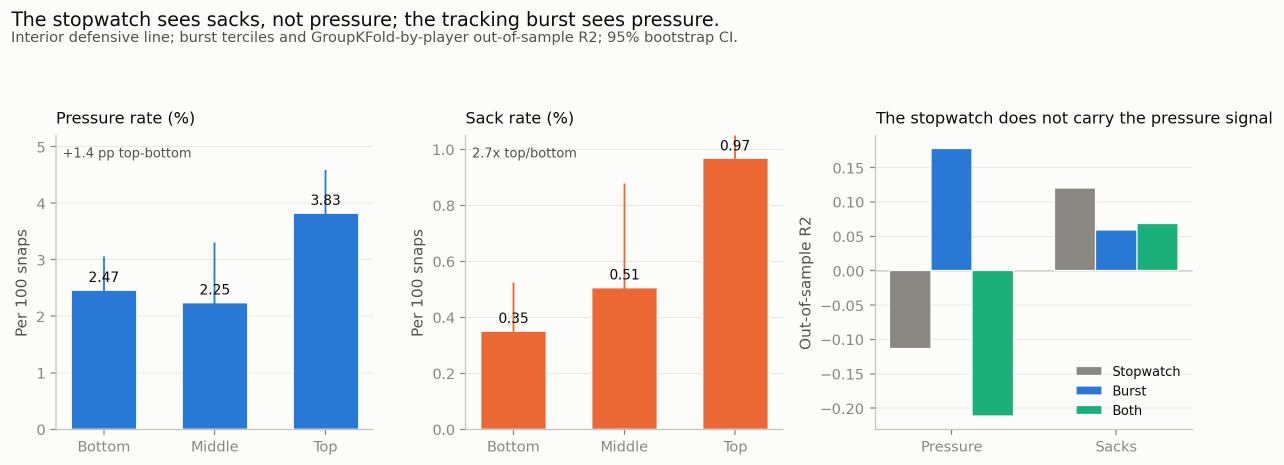
#> input picture writeup/figures/pressure_signal.png, 2567 x 930 px (shown at 1/2 size)
$ python 38_writeup_composites.py
#> lines starting #> are read from the running program, lines starting #| are printed output that depends on the picture
"""Compose the three two-panel figures used by the Kaggle writeup.

The source figures already exist; this script only stacks them vertically and
adds panel labels. It does not regenerate any data.
"""

from __future__ import annotations

from pathlib import Path

from PIL import Image, ImageDraw, ImageFont

ROOT = Path(__file__).resolve().parents[1]
FIG = ROOT / "writeup" / "figures"

WIDTH = 1800
MARGIN = 60
HEADER = 72
GUTTER = 28
DIVIDER = "#c3c2b7"

PAIRS = {
    "measurement_panel": ("pressure_signal.png", "combine_linkage.png"),
    "pricing_allocation_panel": ("net_rent.png", "next_role_forest.png"),
    "gap_agent_panel": ("allocation_gap.png", "agentic_allocation.png"),
}


def _load(name: str) -> Image.Image:
#> called with name = 'pressure_signal.png'
    image = Image.open(FIG / name).convert("RGB")
    height = round(image.height * WIDTH / image.width)
#> height = 652
    return image.resize((WIDTH, height), Image.LANCZOS)
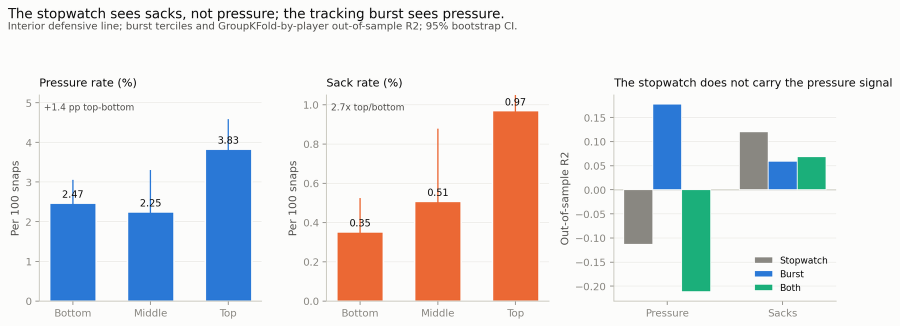
#> returned value: PIL image 1800x652 RGB (shown at 1/2 size); mean R, G, B 229.5, 229.1, 230.4
#> call 2 of _load, with name = 'combine_linkage.png'
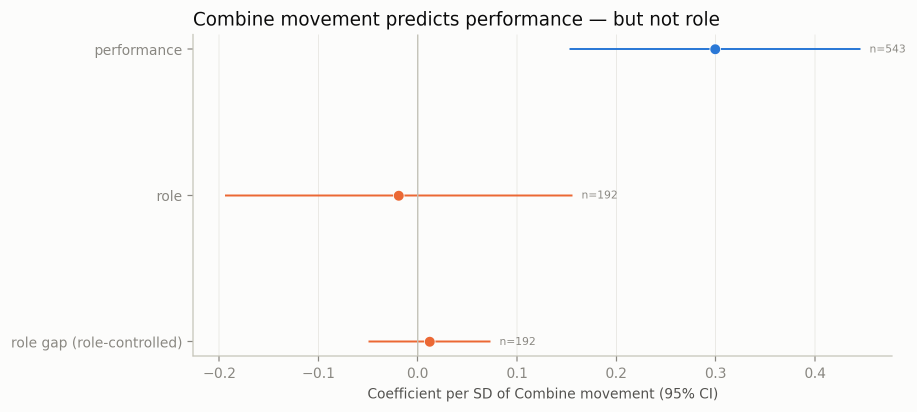
#> input picture writeup/figures/combine_linkage.png, 1833 x 824 px (shown at 1/2 size)


def _font(size: int = 44) -> ImageFont.FreeTypeFont | ImageFont.ImageFont:
#> called with size = 44
    candidates = [
        "/usr/share/fonts/truetype/dejavu/DejaVuSans-Bold.ttf",
        "/usr/share/fonts/truetype/liberation/LiberationSans-Bold.ttf",
    ]
    for candidate in candidates:
        if Path(candidate).exists():
            return ImageFont.truetype(candidate, size)
    return ImageFont.load_default()


def compose(name: str, a: str, b: str) -> None:
    top = _load(a)
    bottom = _load(b)
    label = _font()
    canvas_w = WIDTH + 2 * MARGIN
    canvas_h = MARGIN + HEADER + top.height + GUTTER + HEADER + bottom.height + MARGIN
#> canvas_h = 1753
    canvas = Image.new("RGB", (canvas_w, canvas_h), "white")
#> canvas: PIL image 1920x1753 RGB; every value is 255
    draw = ImageDraw.Draw(canvas)

    y = MARGIN
    draw.text((MARGIN, y + 8), "A", fill="#0b0b0b", font=label)
    y += HEADER
    canvas.paste(top, (MARGIN, y))
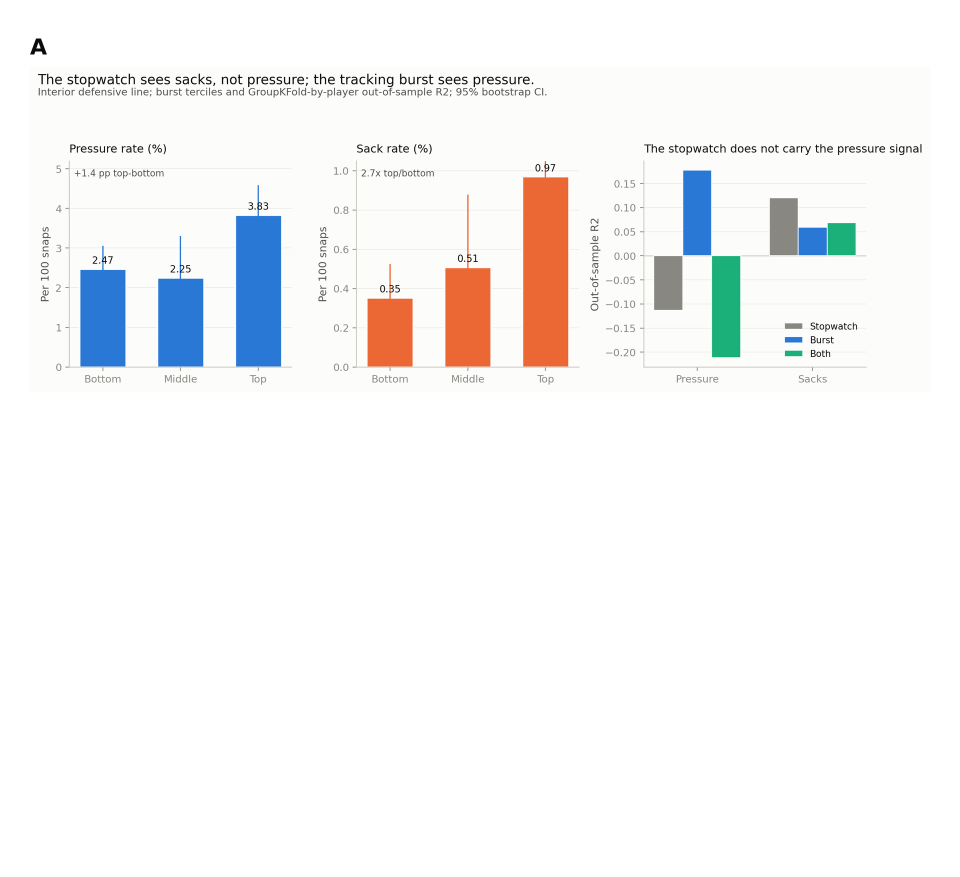
#> canvas: PIL image 1920x1753 RGB (shown at 1/2 size); mean R, G, B 246.1, 245.9, 246.4
    y += top.height + GUTTER // 2
#> y = 798
    draw.line([(MARGIN, y), (MARGIN + WIDTH, y)], fill=DIVIDER, width=2)
    y += GUTTER // 2
#> y = 812
    draw.text((MARGIN, y + 8), "B", fill="#0b0b0b", font=label)
    y += HEADER
#> y = 884
    canvas.paste(bottom, (MARGIN, y))
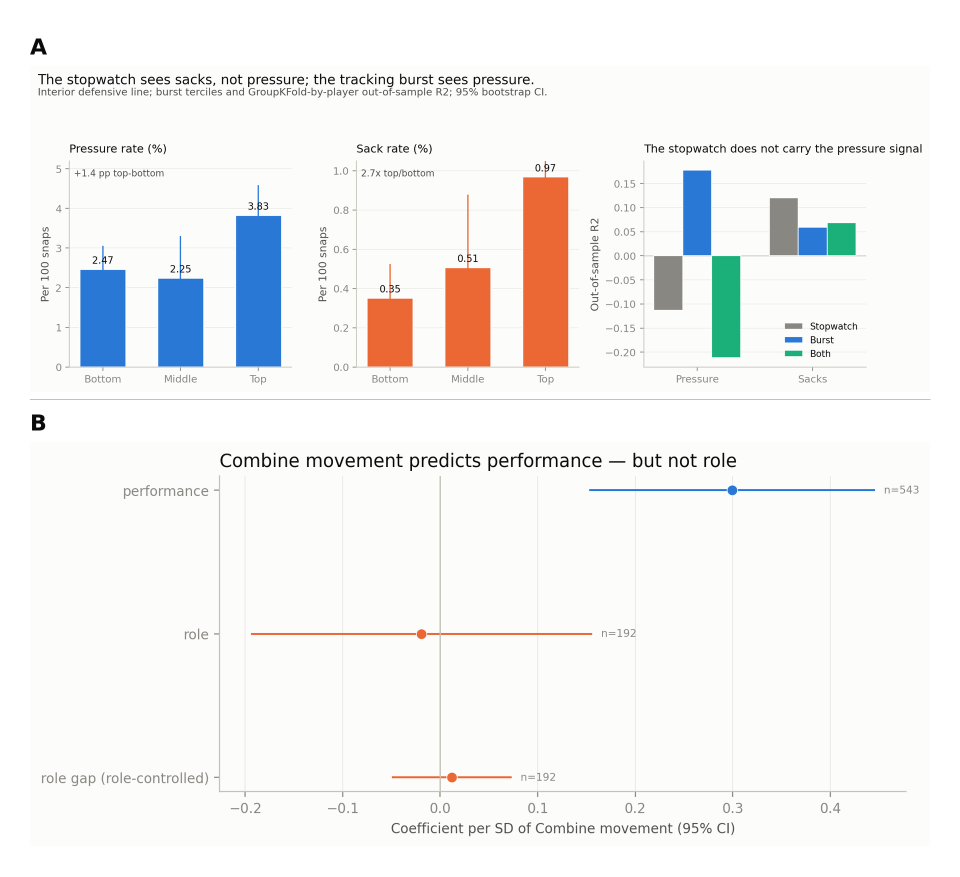
#> canvas: PIL image 1920x1753 RGB (shown at 1/2 size); mean R, G, B 243.4, 243.1, 243.2

    out = FIG / f"{name}.png"
    canvas.save(out, dpi=(220, 220))
    print(f"wrote {out.relative_to(ROOT)} ({canvas.width}x{canvas.height})")
#| wrote writeup/figures/measurement_panel.png (1920x1753)


def main() -> None:
    for name, (a, b) in PAIRS.items():
        compose(name, a, b)
#> pass 2 of the loop in main, `for name, (a, b) in PAIRS.items():`:
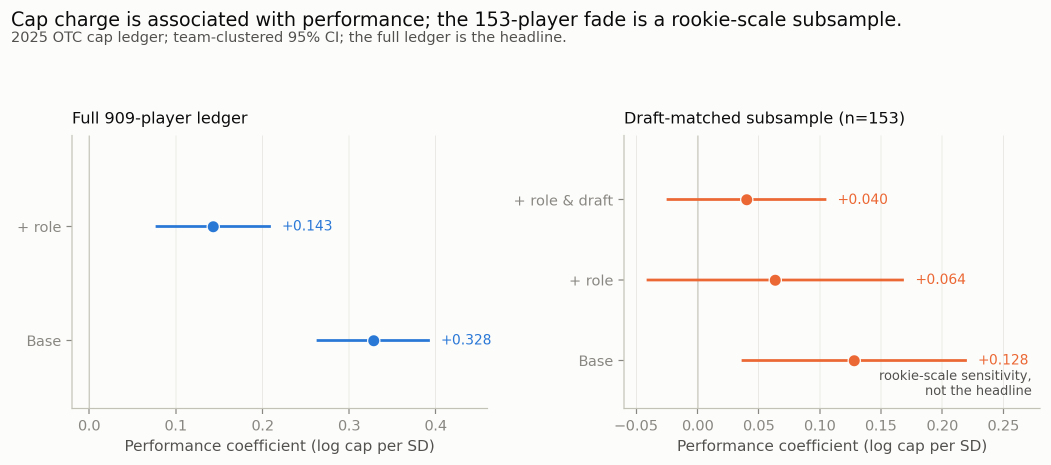
#> input picture writeup/figures/net_rent.png, 2101 x 930 px (shown at 1/2 size)
#> image: PIL image 2101x930 RGB
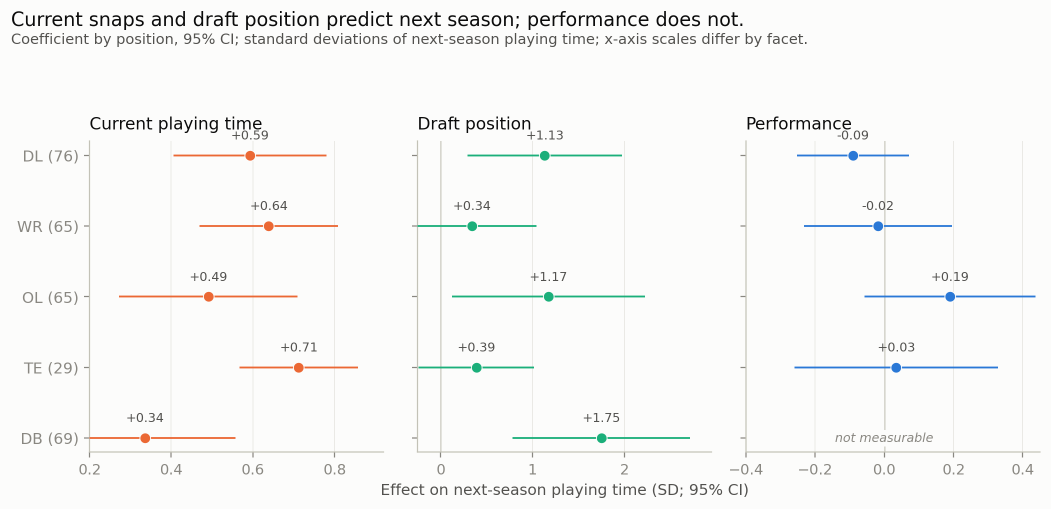
#> input picture writeup/figures/next_role_forest.png, 2101 x 1017 px (shown at 1/2 size)
#> image: PIL image 2101x1017 RGB
#> in compose (call 2), `canvas.paste(bottom, (MARGIN, y))`:
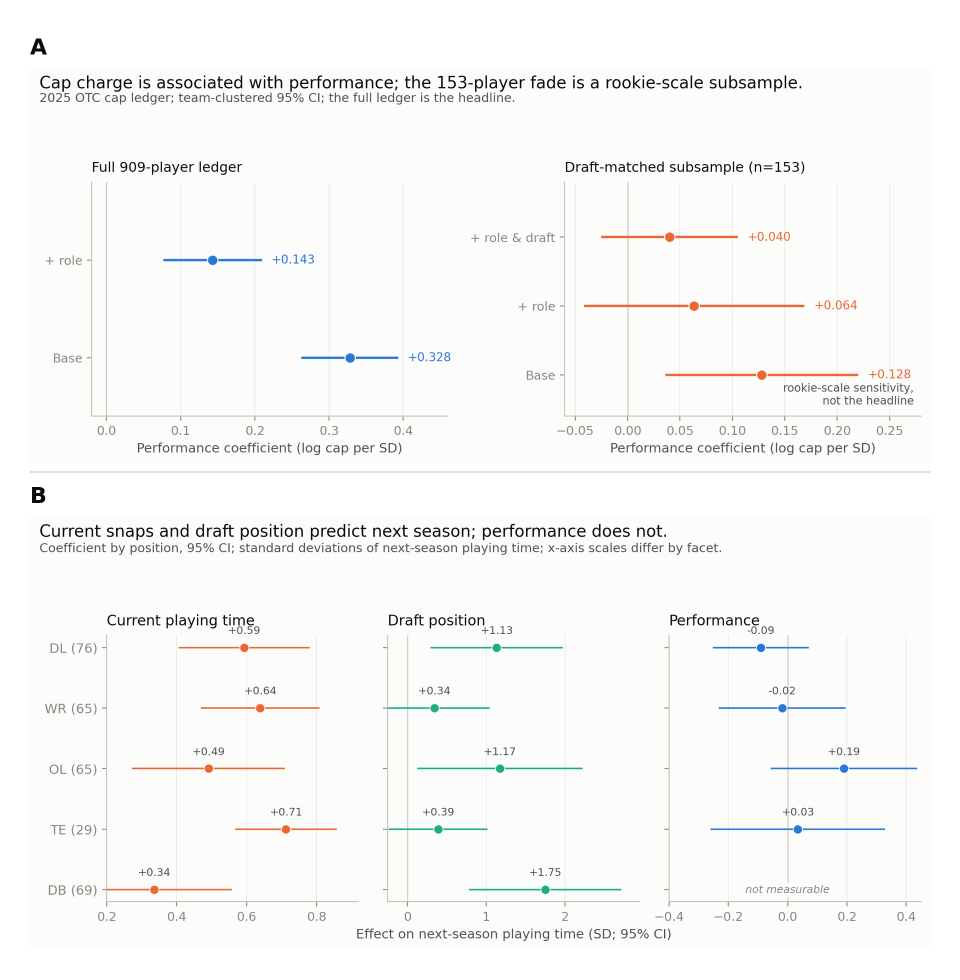
#> canvas: PIL image 1920x1960 RGB (shown at 1/2 size); mean R, G, B 248.2, 248.1, 247.2
#| wrote writeup/figures/pricing_allocation_panel.png (1920x1960)
#> pass 3 of the loop in main, `for name, (a, b) in PAIRS.items():`:
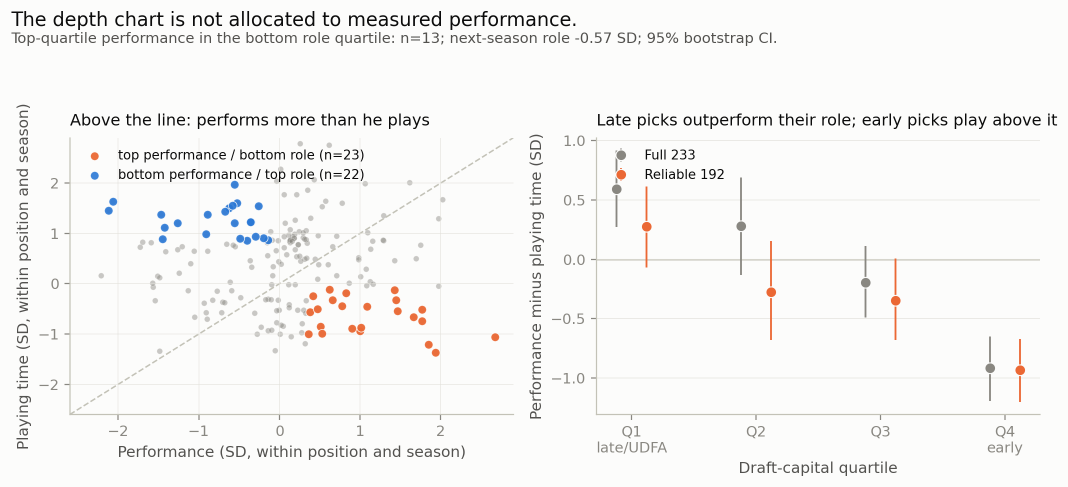
#> input picture writeup/figures/allocation_gap.png, 2136 x 974 px (shown at 1/2 size)
#> image: PIL image 2136x974 RGB
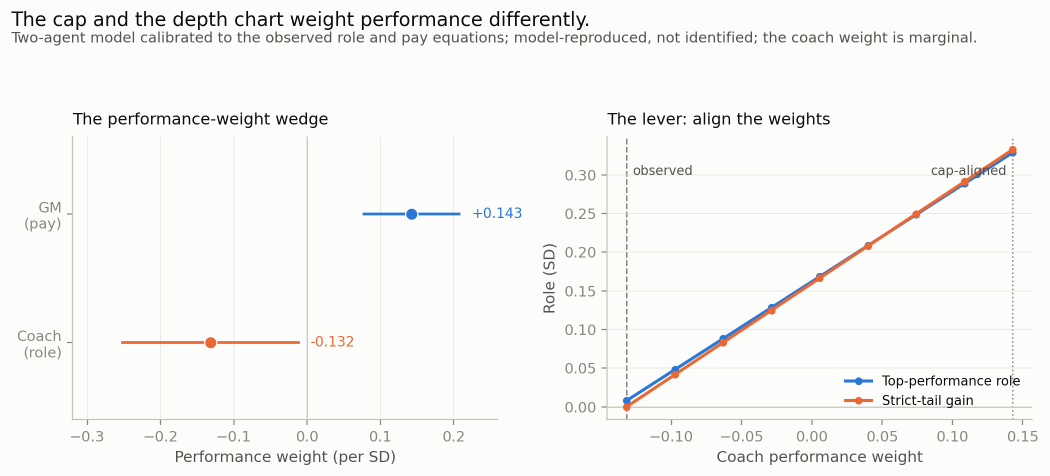
#> input picture writeup/figures/agentic_allocation.png, 2099 x 952 px (shown at 1/2 size)
#> image: PIL image 2099x952 RGB
#> in compose (call 3), `canvas.paste(bottom, (MARGIN, y))`:
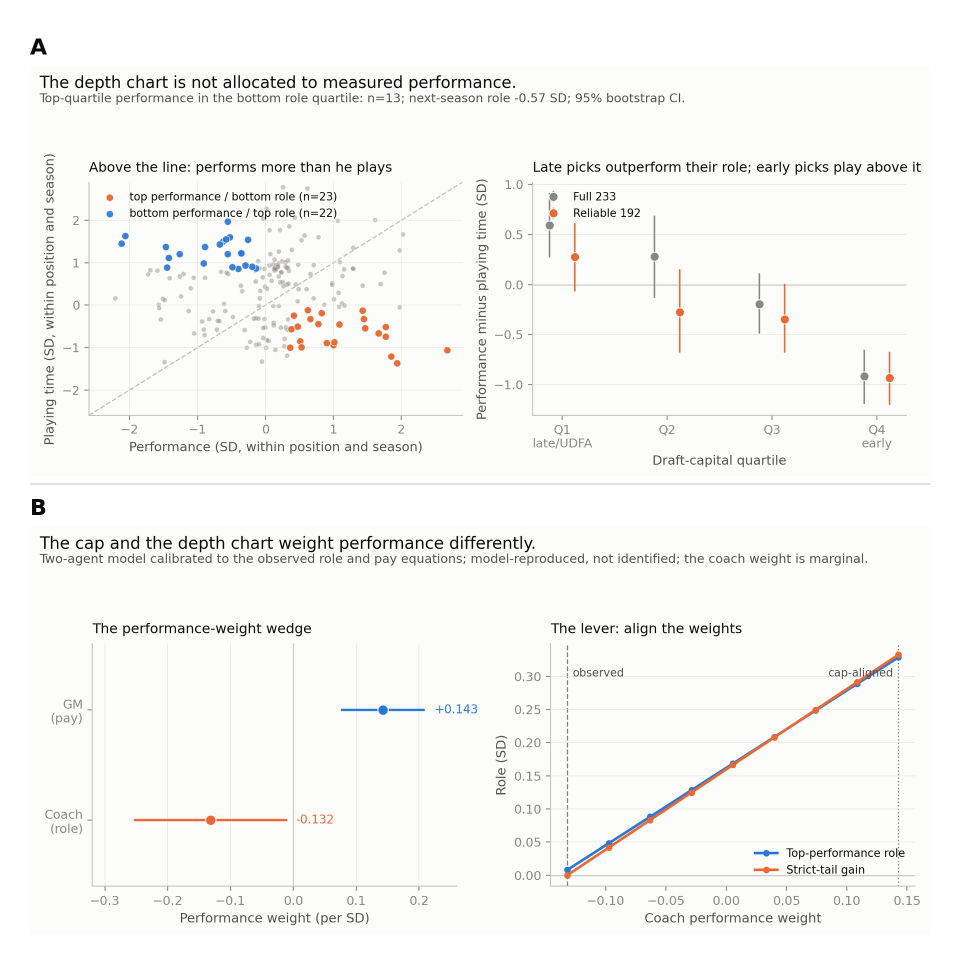
#> canvas: PIL image 1920x1929 RGB (shown at 1/2 size); mean R, G, B 247.7, 247.4, 246.5
#| wrote writeup/figures/gap_agent_panel.png (1920x1929)


if __name__ == "__main__":
    main()
